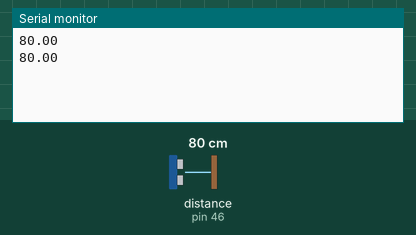
Recording of a sketch running on a simulated Arduino Uno, built with avr-gcc and run on an emulated ATmega328P. Shown: the last lines printed to the serial monitor. The inputs (shaded band) are chosen by the test bench; at power-on: distance to the obstacle (sensor on pin 46) 80 cm. The echo pulse lasts 58.3 µs per cm.

Above: at 2.8 s.
2.9 s: distance to the obstacle (sensor on pin 46) set to 2 cm
At 3.5 s:
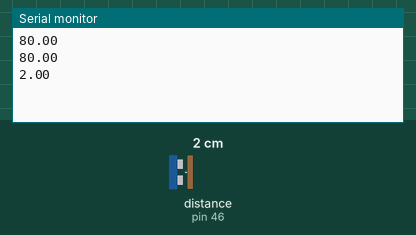
4.4 s: distance to the obstacle (sensor on pin 46) set to 4 cm
At 5.8 s:
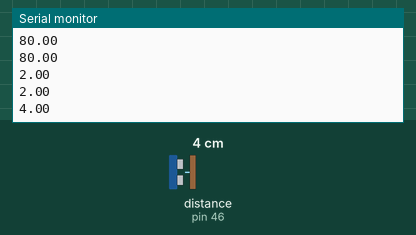
Timing chart, 0 to 7.4 s (numbered marks = the images above; inputs shaded):
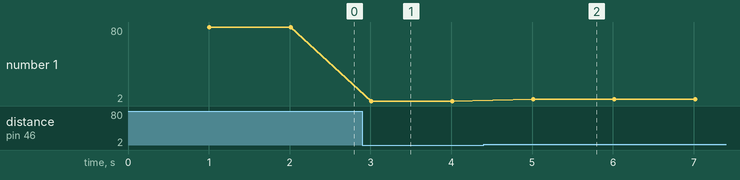

Measured:
- after the input at 2.9 s, the serial monitor: prints a new line after 0.11 s (image 1)
- after the input at 4.4 s, the serial monitor: prints a new line after 0.61 s (image 2)
- plotted number 1: 80 → 2 after the input at 2.9 s, 2 → 4 after the input at 4.4 s

The sketch:

test_ultrasonic.ino
```cpp
#include <HCSR04.h> //gamegine

HCSR04 hc(10, 46); // (trig pin, echo pin)

void setup(){
  Serial.begin (9600);
}
void loop(){
  delay(1000);
  Serial.println(hc.dist());

}
```
